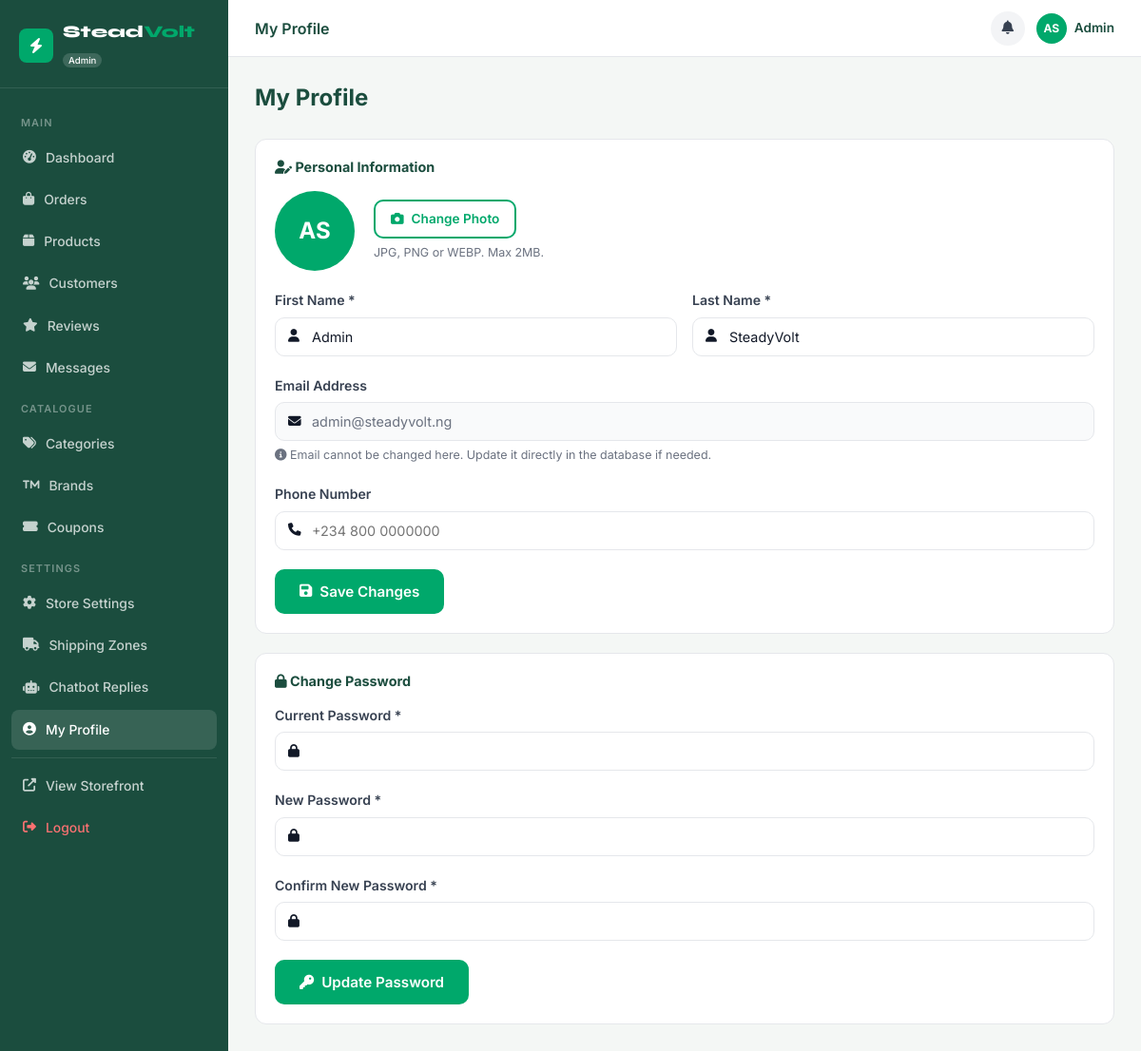
Screenshot of /admin/profile.php (signed in) with the database file from the repository.
### tables this page shows
CREATE TABLE users (
  id            INT UNSIGNED AUTO_INCREMENT PRIMARY KEY,
  first_name    VARCHAR(80)  NOT NULL,
  last_name     VARCHAR(80)  NOT NULL,
  email         VARCHAR(191) NOT NULL UNIQUE,
  phone         VARCHAR(20),
  password_hash VARCHAR(255) NOT NULL,
  avatar        VARCHAR(255) DEFAULT NULL,
  role          ENUM('customer','admin') DEFAULT 'customer',
  is_active     TINYINT(1) DEFAULT 1,
  email_verified TINYINT(1) DEFAULT 0,
  created_at    DATETIME DEFAULT CURRENT_TIMESTAMP,
  updated_at    DATETIME DEFAULT CURRENT_TIMESTAMP ON UPDATE CURRENT_TIMESTAMP
);

### includes/functions.php (called while the page is built, shortened)
<?php
require_once __DIR__ . '/db.php';
function auth_user(): ?array {
    return $_SESSION['user'] ?? null;
}
function clean(string $str): string {
    return htmlspecialchars(trim($str), ENT_QUOTES, 'UTF-8');
}

### includes/db.php (called while the page is built, shortened)
<?php
class DB {
    private static ?PDO $pdo = null;
    public static function conn(): PDO {
        if (self::$pdo === null) {
            $dsn = sprintf('mysql:host=%s;dbname=%s;charset=%s', DB_HOST, DB_NAME, DB_CHARSET);
            $options = [
                PDO::ATTR_ERRMODE            => PDO::ERRMODE_EXCEPTION,
                PDO::ATTR_DEFAULT_FETCH_MODE => PDO::FETCH_ASSOC,
                PDO::ATTR_EMULATE_PREPARES   => false,
                PDO::MYSQL_ATTR_INIT_COMMAND => "SET NAMES utf8mb4 COLLATE utf8mb4_unicode_ci",
            ];
            try {
                self::$pdo = new PDO($dsn, DB_USER, DB_PASS, $options);
            } catch (PDOException $e) {
                if (APP_DEBUG) {
                    die('DB Connection failed: ' . $e->getMessage());
                }
                die('Service temporarily unavailable. Please try again later.');
            }
        }
        return self::$pdo;
    }
    public static function query(string $sql, array $params = []): PDOStatement {
        $stmt = self::conn()->prepare($sql);
        $stmt->execute($params);
        return $stmt;
    }
    public static function row(string $sql, array $params = []): ?array {
        $r = self::query($sql, $params)->fetch();
        return $r ?: null;
    }
}

### admin/profile.php (the view, shortened to what this page needs)
<?php
require_once dirname(__DIR__) . '/includes/functions.php';
$page_title = 'My Profile';
$user_id    = auth_user()['id'];
$user       = DB::row("SELECT * FROM users WHERE id=?", [$user_id]);
require_once dirname(__DIR__) . '/includes/admin-header.php';
?>
<div class="admin-content">
  <div class="admin-page-header">
    <h1>My Profile</h1>
  </div>
  <div class="admin-card">
    <h3><i class="fas fa-user-edit"></i> Personal Information</h3>
    <form method="POST" enctype="multipart/form-data" novalidate>
      <div class="admin-profile-avatar-row">
        <?php if ($user['avatar']): ?>
          <img src="<?= avatar_url($user['avatar']) ?>" id="avatarPreview" alt="Avatar"/>
        <?php else: ?>
          <div class="avatar-initials" id="avatarInitials">
            <?= strtoupper(substr($user['first_name'], 0, 1) . substr($user['last_name'], 0, 1)) ?>
          </div>
        <?php endif; ?>
        <div>
          <label for="avatarInput" class="btn btn-outline btn-sm">
            <i class="fas fa-camera"></i> Change Photo
          </label>
          <p class="hint">JPG, PNG or WEBP. Max 2MB.</p>
        </div>
      </div>
      <div class="form-row-2">
        <div class="form-group">
          <label>First Name *</label>
          <div class="input-wrap"><i class="fas fa-user input-icon"></i>
            <input type="text" name="first_name" value="<?= clean($user['first_name']) ?>" required maxlength="80"/>
          </div>
        </div>
        <div class="form-group">
          <label>Last Name *</label>
          <div class="input-wrap"><i class="fas fa-user input-icon"></i>
            <input type="text" name="last_name" value="<?= clean($user['last_name']) ?>" required maxlength="80"/>
          </div>
        </div>
      </div>
      <div class="form-group">
        <label>Email Address</label>
        <div class="input-wrap"><i class="fas fa-envelope input-icon"></i>
          <input type="email" value="<?= clean($user['email']) ?>" disabled class="input-disabled"/>
        </div>
        <p class="hint"><i class="fas fa-info-circle"></i> Email cannot be changed here. Update it directly in the database if needed.</p>
      </div>
      <div class="form-group">
        <label>Phone Number</label>
        <div class="input-wrap"><i class="fas fa-phone input-icon"></i>
          <input type="tel" name="phone" value="<?= clean($user['phone'] ?? '') ?>" maxlength="20" placeholder="+234 800 0000000"/>
        </div>
      </div>
      <button type="submit" class="btn btn-primary"><i class="fas fa-save"></i> Save Changes</button>
    </form>
  </div>
  <div class="admin-card">
    <h3><i class="fas fa-lock"></i> Change Password</h3>
    <form method="POST" novalidate>
      <div class="form-group">
        <label>Current Password *</label>
        <div class="input-wrap"><i class="fas fa-lock input-icon"></i>
          <input type="password" name="current_password" required/>
        </div>
      </div>
      <div class="form-group">
        <label>New Password *</label>
        <div class="input-wrap"><i class="fas fa-lock input-icon"></i>
          <input type="password" name="new_password" required minlength="8"/>
        </div>
      </div>
      <div class="form-group">
        <label>Confirm New Password *</label>
        <div class="input-wrap"><i class="fas fa-lock input-icon"></i>
          <input type="password" name="confirm_password" required/>
        </div>
      </div>
      <button type="submit" class="btn btn-primary"><i class="fas fa-key"></i> Update Password</button>
    </form>
  </div>
</div>
<?php require_once dirname(__DIR__) . '/includes/admin-footer.php'; ?>

### includes/admin-header.php (shortened to what this page needs)
<?php
require_once __DIR__ . '/functions.php';
$current_admin = basename($_SERVER['PHP_SELF'], '.php');
$user          = auth_user();
?>
<!DOCTYPE html>
<html lang="en">
<head>
  <link href="<?= BASE_URL ?>/fontawesome5/css/all.css" rel="stylesheet">
  <link rel="stylesheet" href="<?= BASE_URL ?>/assets/css/style.css"/>
  <link rel="stylesheet" href="<?= BASE_URL ?>/assets/css/admin.css"/>
</head>
<body class="admin-body">
<div class="admin-shell">
  <aside class="admin-sidebar" id="adminSidebar">
    <div class="admin-logo">
      <div class="logo-mark"><i class="fas fa-bolt"></i></div>
      <span>Stead<em>Volt</em> <small>Admin</small></span>
    </div>
    <nav class="admin-nav">
      <div class="admin-nav-label">Main</div>
      <a href="<?= BASE_URL ?>/admin/dashboard.php" class="<?= $current_admin==='dashboard'?'active':'' ?>">
        <i class="fas fa-tachometer-alt"></i> Dashboard
      </a>
      <a href="<?= BASE_URL ?>/admin/orders.php" class="<?= $current_admin==='orders'?'active':'' ?>">
        <i class="fas fa-shopping-bag"></i> Orders
      </a>
      <a href="<?= BASE_URL ?>/admin/products.php" class="<?= $current_admin==='products'?'active':'' ?>">
        <i class="fas fa-box"></i> Products
      </a>
      <a href="<?= BASE_URL ?>/admin/customers.php" class="<?= $current_admin==='customers'?'active':'' ?>">
        <i class="fas fa-users"></i> Customers
      </a>
      <a href="<?= BASE_URL ?>/admin/reviews.php" class="<?= $current_admin==='reviews'?'active':'' ?>">
        <i class="fas fa-star"></i> Reviews
      </a>
      <a href="<?= BASE_URL ?>/admin/messages.php" class="<?= $current_admin==='messages'?'active':'' ?>">
        <i class="fas fa-envelope"></i> Messages
      </a>
      <div class="admin-nav-label">Catalogue</div>
      <a href="<?= BASE_URL ?>/admin/categories.php" class="<?= $current_admin==='categories'?'active':'' ?>">
        <i class="fas fa-tags"></i> Categories
      </a>
      <a href="<?= BASE_URL ?>/admin/brands.php" class="<?= $current_admin==='brands'?'active':'' ?>">
        <i class="fas fa-trademark"></i> Brands
      </a>
      <a href="<?= BASE_URL ?>/admin/coupons.php" class="<?= $current_admin==='coupons'?'active':'' ?>">
        <i class="fas fa-ticket-alt"></i> Coupons
      </a>
      <div class="admin-nav-label">Settings</div>
      <a href="<?= BASE_URL ?>/admin/settings.php" class="<?= $current_admin==='settings'?'active':'' ?>">
        <i class="fas fa-cog"></i> Store Settings
      </a>
      <a href="<?= BASE_URL ?>/admin/shipping.php" class="<?= $current_admin==='shipping'?'active':'' ?>">
        <i class="fas fa-truck"></i> Shipping Zones
      </a>
      <a href="<?= BASE_URL ?>/admin/chatbot.php" class="<?= $current_admin==='chatbot'?'active':'' ?>">
        <i class="fas fa-robot"></i> Chatbot Replies
      </a>
      <a href="<?= BASE_URL ?>/admin/profile.php" class="<?= $current_admin==='profile'?'active':'' ?>">
        <i class="fas fa-user-circle"></i> My Profile
      </a>
      <div class="admin-nav-divider"></div>
      <a href="<?= BASE_URL ?>/index.php" target="_blank">
        <i class="fas fa-external-link-alt"></i> View Storefront
      </a>
      <a href="<?= BASE_URL ?>/api/auth.php?action=logout" class="text-danger">
        <i class="fas fa-sign-out-alt"></i> Logout
      </a>
    </nav>
  </aside>
  <div class="admin-main">
    <div class="admin-topbar">
      <div style="display:flex;align-items:center;gap:14px">
        <h2 class="admin-page-title"><?= $page_title ?? 'Dashboard' ?></h2>
      </div>
      <div class="admin-topbar-right">
        <a href="<?= BASE_URL ?>/admin/messages.php" class="admin-icon-btn" title="Messages">
          <i class="fas fa-bell"></i>
        </a>
        <div class="admin-user-chip" onclick="location.href='<?= BASE_URL ?>/admin/profile.php'" style="cursor:pointer" title="My Profile">
          <?php if ($user['avatar']): ?>
          <img src="<?= avatar_url($user['avatar']) ?>" class="av-img" alt="avatar"/>
          <?php else: ?>
          <div class="av"><?= strtoupper(substr($user['first_name'],0,1).substr($user['last_name'],0,1)) ?></div>
          <?php endif; ?>
          <span><?= clean($user['first_name']) ?></span>
        </div>
      </div>
    </div>

### assets/css/style.css (style rules this page uses)
:root { --green: #00A86B; --green-dark: #00875A; --green-light: #E6F7F1; --forest: #1B4D3E; --gold: #F5A623; --white: #FFFFFF; --off-white: #F7FAF9; --gray-50: #F9FAFB; --gray-100: #F3F4F6; --gray-200: #E5E7EB; --gray-300: #D1D5DB; --gray-500: #6B7280; --gray-700: #374151; --gray-900: #111827; --danger: #EF4444; --danger-light: #FEF2F2; --warning: #F59E0B; --info: #3B82F6; --font-body: 'Inter', system-ui, -apple-system, sans-serif; --font-display: 'Syne', 'Inter', sans-serif; --radius-sm: 6px; --radius: 10px; --radius-lg: 16px; --radius-xl: 24px; --shadow-sm: 0 1px 3px rgba(0, 0, 0, .08), 0 1px 2px rgba(0, 0, 0, .04); --shadow: 0 4px 16px rgba(0, 0, 0, .08); --shadow-lg: 0 12px 40px rgba(0, 0, 0, .12); --shadow-green: 0 8px 24px rgba(0, 168, 107, .25); --transition: 0.2s ease; --container: 1280px; --nav-h: 72px; }
*, *::before, *::after { box-sizing: border-box; margin: 0; padding: 0; }
html { font-size: 16px; scroll-behavior: smooth; }
body { font-family: var(--font-body); color: var(--gray-900); background: var(--white); line-height: 1.6; -webkit-font-smoothing: antialiased; }
a { color: var(--green); text-decoration: none; }
button { cursor: pointer; border: none; background: none; font-family: inherit; }
input, select, textarea { font-family: inherit; }
h1, h2, h3, h4, h5, h6 { line-height: 1.25; font-weight: 700; }
.btn { display: inline-flex; align-items: center; gap: 8px; padding: 12px 24px; border-radius: var(--radius); font-weight: 600; font-size: 0.95rem; transition: all var(--transition); cursor: pointer; border: 2px solid transparent; white-space: nowrap; }
.btn-primary { background: var(--green); color: var(--white); }
.btn-outline { border-color: var(--green); color: var(--green); background: transparent; }
.btn-sm { padding: 8px 16px; font-size: 0.85rem; }
.logo-mark { width: 36px; height: 36px; background: var(--green); border-radius: 8px; display: flex; align-items: center; justify-content: center; color: var(--white); font-size: 1rem; flex-shrink: 0; }
.form-group { margin-bottom: 20px; }
.form-group label { display: block; font-size: 0.88rem; font-weight: 600; color: var(--gray-700); margin-bottom: 6px; }
.input-wrap { position: relative; }
.input-wrap input, .input-wrap select, .input-wrap textarea { width: 100%; padding: 11px 14px 11px 38px; border: 1.5px solid var(--gray-200); border-radius: var(--radius); font-size: 0.9rem; outline: none; transition: border-color var(--transition), box-shadow var(--transition); background: var(--white); color: var(--gray-900); }
.input-disabled { background: var(--gray-50) !important; color: var(--gray-500) !important; cursor: not-allowed; }
.hint { font-size: 0.78rem; color: var(--gray-500); margin-top: 5px; }
.form-row-2 { display: grid; grid-template-columns: 1fr 1fr; gap: 16px; }
.text-danger { color: var(--danger); }
.avatar-initials { background: var(--green); color: var(--white); display: flex; align-items: center; justify-content: center; font-weight: 800; font-size: 1.1rem; }

### rows the page displays
users: first_name+last_name "AS", first_name "Admin", last_name "SteadyVolt", email "admin@steadyvolt.ng"

### other values shown
$page_title "My Profile"
